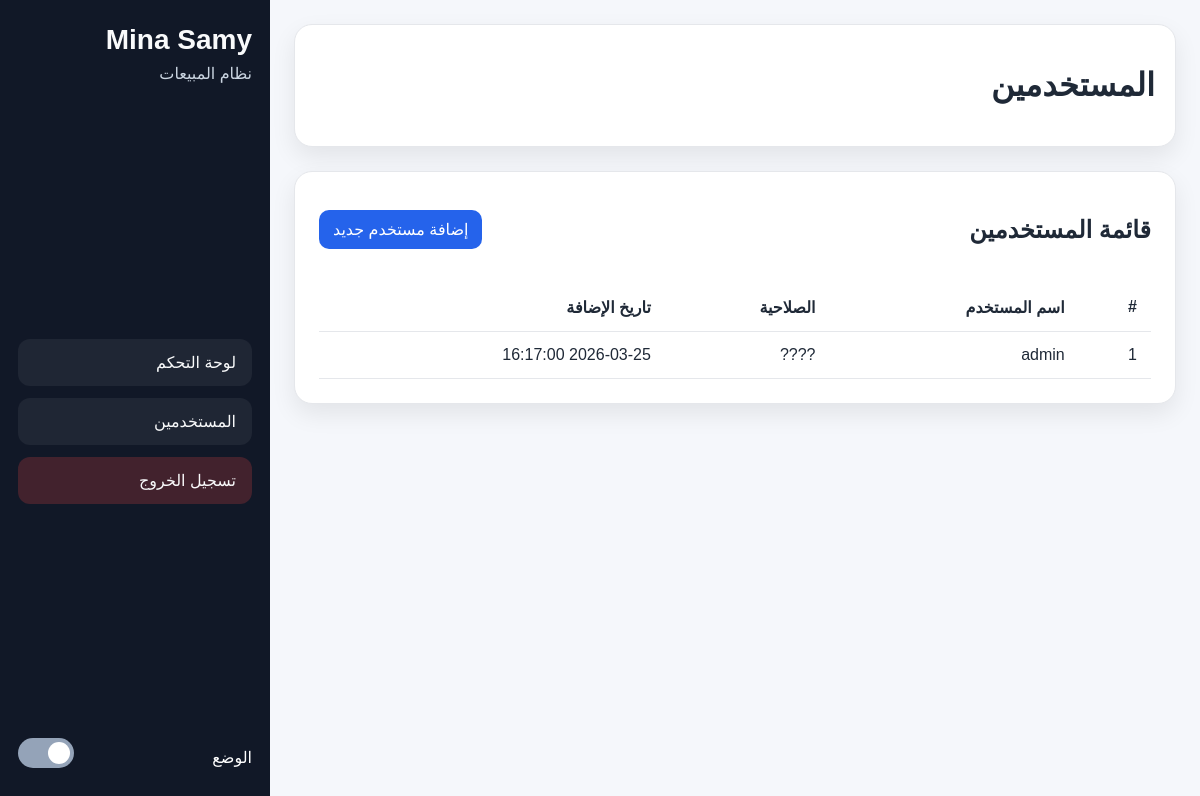
The page /users.php (signed in) on the database as committed earlier.
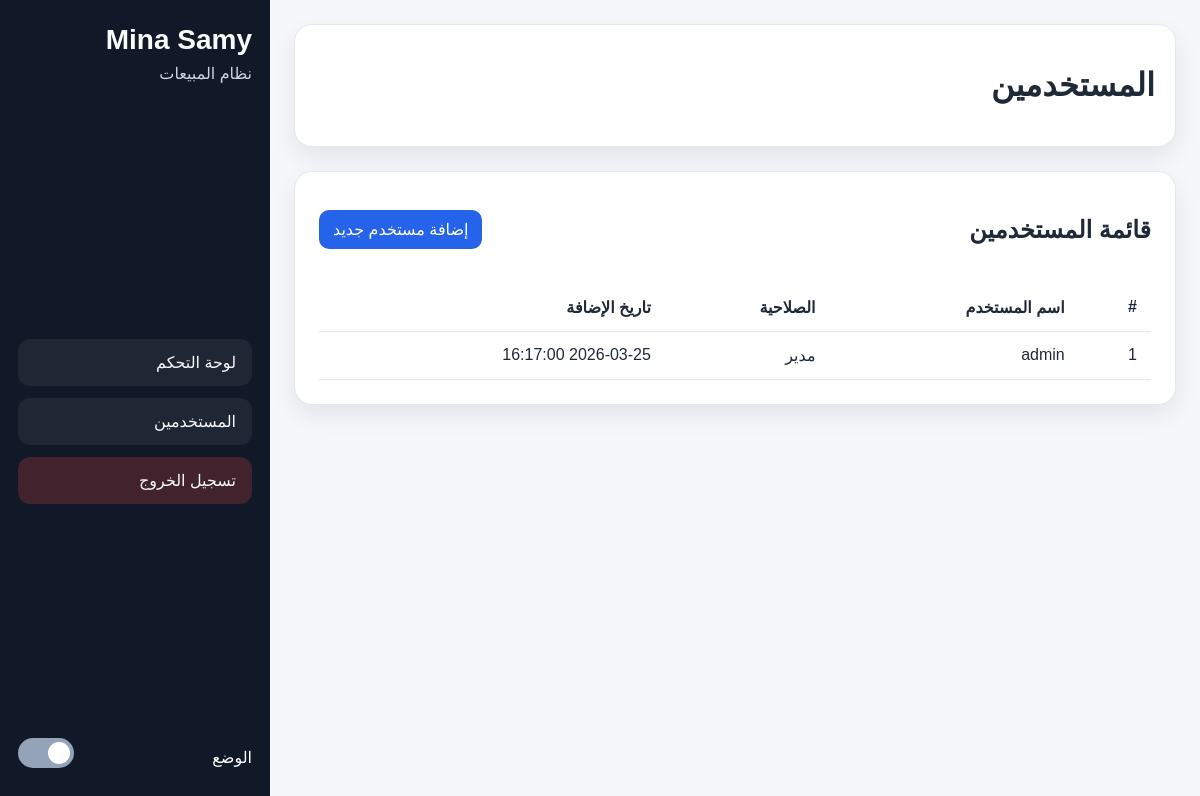
The same page on the database as committed later.
### tables this page shows
CREATE TABLE `users` (
  `id` int(11) NOT NULL,
  `username` varchar(100) NOT NULL,
  `password` varchar(255) NOT NULL,
  `role` enum('مدير','مشرف') NOT NULL,
  `created_at` timestamp NULL DEFAULT current_timestamp()
);

### includes/functions.php (called while the page is built, shortened)
<?php
function e($value)
{
    return htmlspecialchars($value ?? '', ENT_QUOTES, 'UTF-8');
}
?>

### users.php (the view, shortened to what this page needs)
<?php
require_once __DIR__ . '/config/db.php';
require_once __DIR__ . '/includes/functions.php';
$stmt = $pdo->query("SELECT id, username, role, created_at FROM users ORDER BY id DESC");
$users = $stmt->fetchAll(PDO::FETCH_ASSOC);
?>
<!DOCTYPE html>
<html lang="ar" dir="rtl">
<head>
    <link rel="stylesheet" href="assets/css/style.css">
</head>
<body>
<div class="app-layout">
    <aside class="sidebar">
        <div>
            <h2 class="brand">Mina Samy</h2>
            <p class="brand-subtitle">نظام المبيعات</p>
        </div>
        <nav class="sidebar-nav">
            <a href="dashboard.php">لوحة التحكم</a>
            <a href="users.php">المستخدمين</a>
            <a href="logout.php" class="logout-btn">تسجيل الخروج</a>
        </nav>
        <div class="theme-toggle-box">
            <span>الوضع</span>
            <label class="switch">
                <span class="slider"></span>
            </label>
        </div>
    </aside>
    <main class="main-content">
        <header class="topbar">
            <h1>المستخدمين</h1>
        </header>
        <div class="table-card">
            <div class="page-header">
                <h2>قائمة المستخدمين</h2>
                <a class="inline-link" href="add_user.php">إضافة مستخدم جديد</a>
            </div>
            <table>
                <thead>
                    <tr>
                        <th>#</th>
                        <th>اسم المستخدم</th>
                        <th>الصلاحية</th>
                        <th>تاريخ الإضافة</th>
                    </tr>
                </thead>
                <tbody>
                    <?php foreach ($users as $user): ?>
                        <tr>
                            <td><?php echo (int)$user['id']; ?></td>
                            <td><?php echo e($user['username']); ?></td>
                            <td><?php echo e($user['role']); ?></td>
                            <td><?php echo e($user['created_at']); ?></td>
                        </tr>
                    <?php endforeach; ?>
                </tbody>
            </table>
        </div>
    </main>
</div>
</body>
</html>

### assets/css/style.css (style rules this page uses)
:root { --bg: #f5f7fb; --card: #ffffff; --text: #1f2937; --muted: #6b7280; --primary: #2563eb; --primary-hover: #1d4ed8; --border: #e5e7eb; --sidebar: #111827; --sidebar-text: #f9fafb; --success: #10b981; --danger: #ef4444; --shadow: 0 10px 25px rgba(0, 0, 0, 0.08); }
* { box-sizing: border-box; font-family: Tahoma, Arial, sans-serif; }
body { margin: 0; background: var(--bg); color: var(--text); }
a { text-decoration: none; }
.app-layout { display: flex; min-height: 100vh; flex-direction: row-reverse; }
.sidebar { width: 270px; background: var(--sidebar); color: var(--sidebar-text); padding: 24px 18px; display: flex; flex-direction: column; justify-content: space-between; }
.brand { margin: 0; font-size: 28px; }
.brand-subtitle { margin-top: 8px; color: #cbd5e1; }
.sidebar-nav { display: flex; flex-direction: column; gap: 12px; margin-top: 30px; }
.sidebar-nav a { color: var(--sidebar-text); background: rgba(255,255,255,0.06); padding: 14px 16px; border-radius: 12px; transition: 0.3s; font-size: 16px; }
.logout-btn { background: rgba(239, 68, 68, 0.22) !important; }
.main-content { flex: 1; padding: 24px; }
.topbar { background: var(--card); border: 1px solid var(--border); border-radius: 18px; padding: 20px; box-shadow: var(--shadow); margin-bottom: 24px; }
.table-card, .form-card, .login-card { background: var(--card); border: 1px solid var(--border); border-radius: 18px; padding: 24px; box-shadow: var(--shadow); }
label { display: block; margin-bottom: 8px; font-weight: bold; }
table { width: 100%; border-collapse: collapse; margin-top: 20px; }
table th, table td { padding: 14px; border-bottom: 1px solid var(--border); text-align: right; }
.theme-toggle-box { margin-top: 24px; display: flex; justify-content: space-between; align-items: center; color: #fff; }
.switch { position: relative; display: inline-block; width: 56px; height: 30px; }
.slider { position: absolute; cursor: pointer; inset: 0; background-color: #94a3b8; transition: .4s; border-radius: 999px; }
.slider:before { position: absolute; content: ""; height: 22px; width: 22px; right: 4px; bottom: 4px; background-color: white; transition: .4s; border-radius: 50%; }
.page-header { display: flex; justify-content: space-between; align-items: center; margin-bottom: 20px; }
.inline-link { display: inline-block; background: var(--primary); color: #fff; padding: 10px 14px; border-radius: 10px; }

Rows that differ between the two databases and show on the page:
changed users "admin": role "????" → "مدير"
